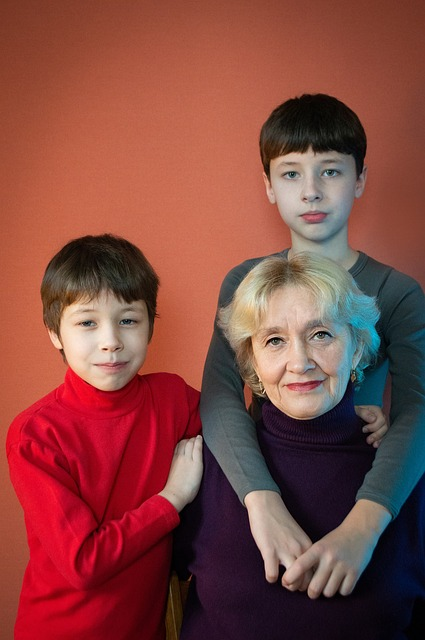
#> input picture img/family.jpg, 425 x 640 px
$ python 90HaarFaceDetection_copy_task1.py
#> lines starting #> are read from the running program, lines starting #| are printed output that depends on the picture; after the words box and inside, x2 and y2 are one past the last pixel; in counts of white or black regions, pixels touching at a corner belong together
import cv2
from cv2.data import haarcascades
import numpy as np
from PIL import ImageFont, ImageDraw, Image


face_cascade = cv2.CascadeClassifier('./recdata/haarcascade_frontalface_alt.xml')
eye_cascade = cv2.CascadeClassifier('./recdata/haarcascade_eye.xml')
img = cv2.imread('./img/family.jpg')
#> img is the input picture: shape (640, 425, 3); mean B, G, R 64.5, 70.8, 132
gray = cv2.cvtColor(img, cv2.COLOR_BGR2GRAY)
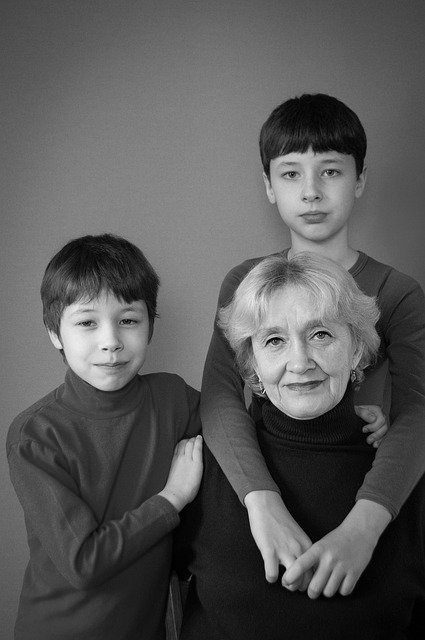
#> gray: shape (640, 425); min 0, max 237, mean 88.4

# 얼굴 검출
faces = face_cascade.detectMultiScale(gray)
#> faces = [[256, 132, 109, 109], [57, 284, 103, 103], [238, 291, 122, 122]]
# [6 lines of commented-out code are left out]
for fx, fy, fw, fh in faces:
    # 사각형
    # cv2.rectangle(img, (fx, fy), (fx + fw, fy + fh), (255, 0, 0), 8)

    # 원
    # cv2.circle(img, (int(fx + fw / 2), int(fy + fh / 2)), (60), (255, 0, 0), 2)

    # 타원
    cv2.ellipse(img, (int(fx + fw / 2), int(fy + fh / 2)), (60,80), 0, 0, 360, (255,0,0), 2)


    eyes = eye_cascade.detectMultiScale(gray[fy:fy+fh, fx:fx+fw])
    # print(eyes)
    for ex, ey, ew, eh in eyes:
        # 사각형
        cv2.rectangle(img, (ex + fx, ey + fy), (ex + fx + ew, ey + fy + eh), (0, 255, 0), 2)
#> this loop made 3 passes
#> (fx, fy, fw, fh, eyes) on passes 1 to 3: (256, 132, 109, 109, [[59, 27, 28, 28], [22, 29, 27, 27]]), (57, 284, 103, 103, [[57, 26, 26, 26], [16, 24, 30, 30]]), (238, 291, 122, 122, [[65, 30, 31, 31], [23, 37, 27, 27]])
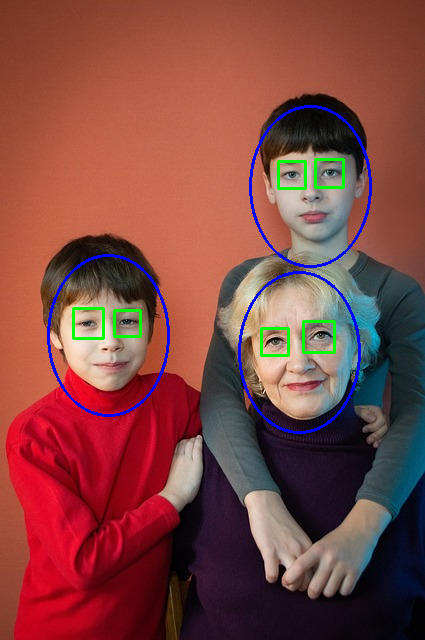
#> img: shape (640, 425, 3); 2.16% of pixels changed, all inside (x1, y1, x2, y2) = (47, 105, 372, 434)

        # 원
        # cv2.circle(img, center, radian, color, thickness) 이런 방식으로 동작해야함
        # faces안에서 eyes가 동작하기 때문에 rectangle에서 x좌표에 2를 곱하고 높이를 2로 나눠서 중심좌표를 만들어주었다
        # cv2.circle(img, (int((ex + fx)*2 + ew / 2) - (ex + fx), int((ey + fy)*2 + eh / 2) - (ey + fy)), (20), (0, 255, 0), 2)

        # 타원
        # cv2.ellipse(img, (int((ex + fx)*2 + ew / 2) - (ex + fx), int((ey + fy)*2 + eh / 2) - (ey + fy)), (20,10), 0, 0, 360, (0,255,0), 2)

# 폰트 설정 (원하는 경로에 있는 TTF 폰트 파일을 사용)
fontpath = "./BMJUA_ttf.ttf"  # 원하는 한글 폰트 파일 경로 설정
font = ImageFont.truetype(fontpath, 20)  # 폰트 크기 설정

# OpenCV의 이미지 배열을 PIL 이미지로 변환
img_pil = Image.fromarray(img)

# Pillow의 ImageDraw 사용
draw = ImageDraw.Draw(img_pil)

# 한글 텍스트
draw.text((280, 600), "김기주 중간과제", font=font , fill=(0, 255, 255))

# 다시 OpenCV 형식으로 변환
img = np.array(img_pil)
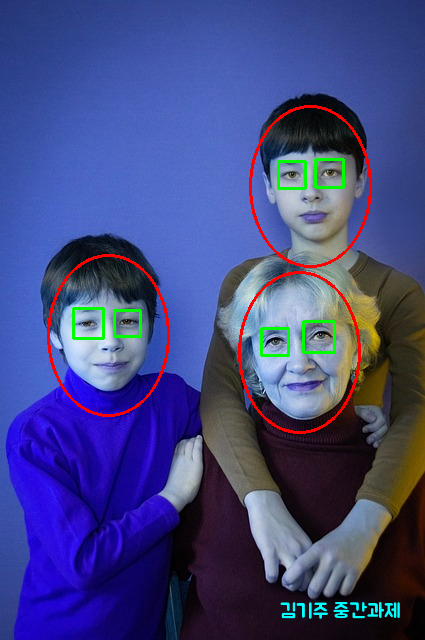
#> img: shape (640, 425, 3); mean R, G, B 66.1, 71.2, 129.7

cv2.imwrite('./Middle.png', img)

cv2.imshow('gray', img)
cv2.waitKey()
cv2.destroyAllWindows()
